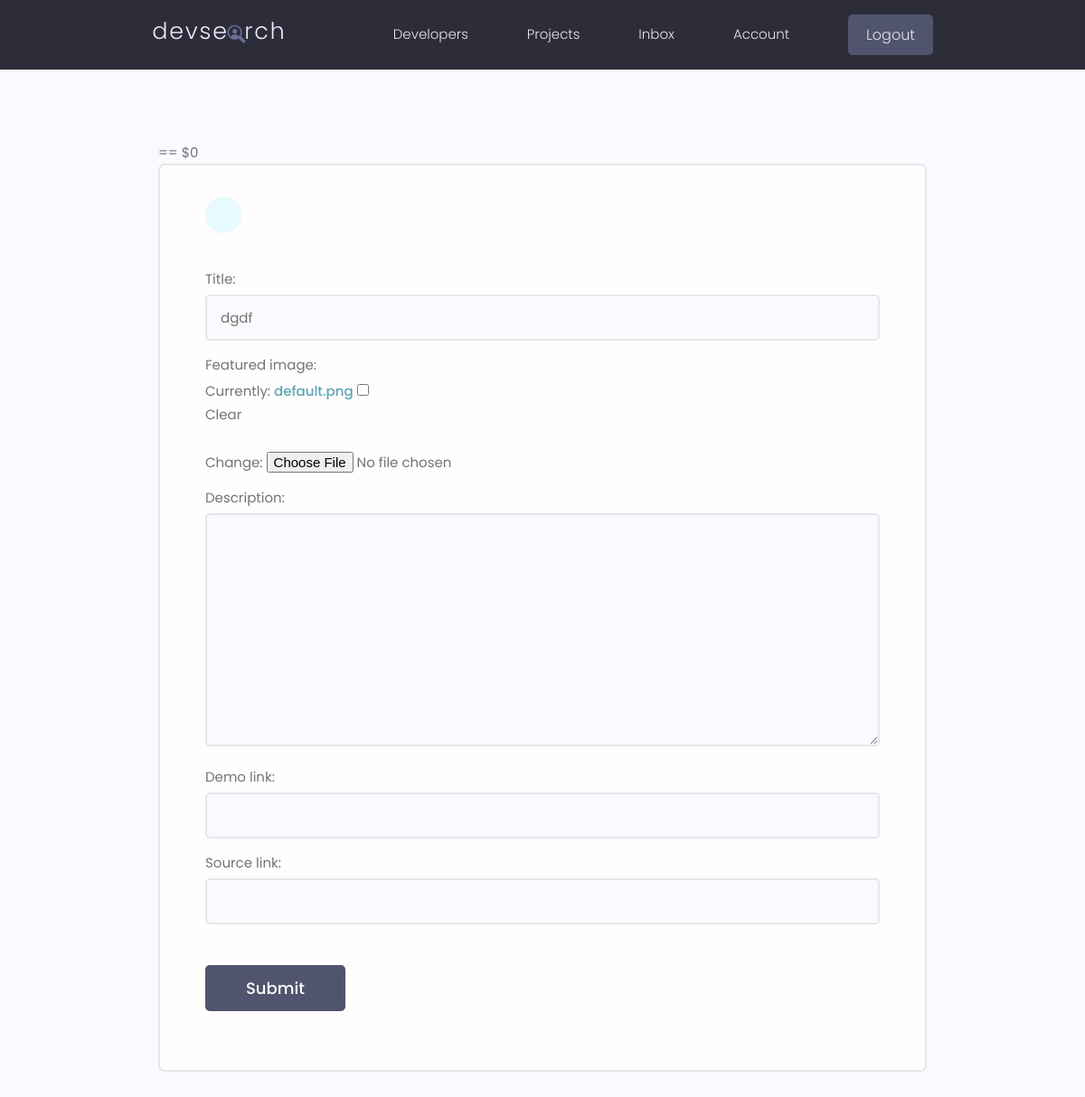
The page /projects/update-project/4885d37646b9477a9cf0af92ae019b03/ (signed in) on the database as committed earlier.
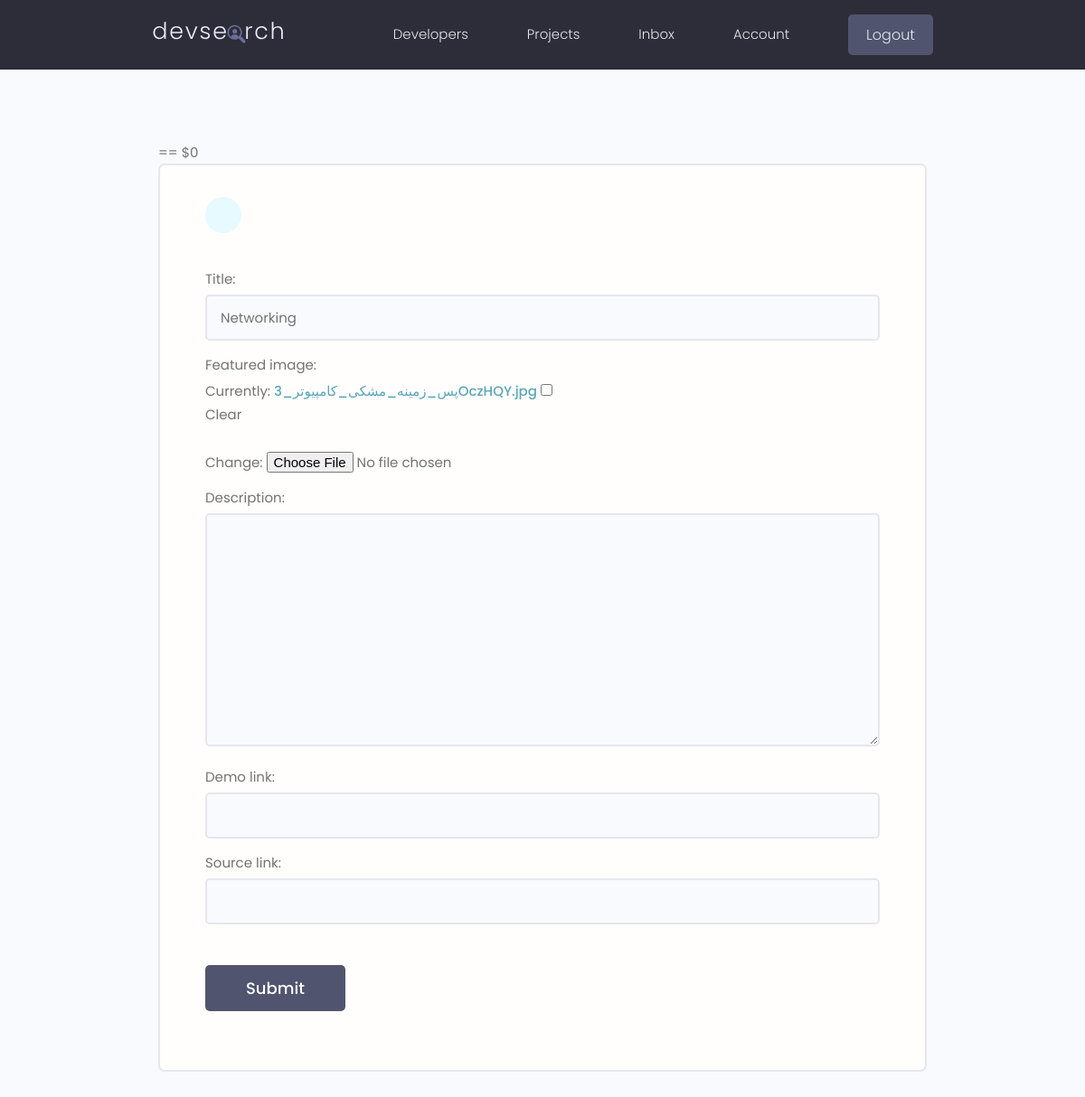
The same page on the database as committed later.
### projects/models.py (models this page shows, shortened)
class Project(models.Model):
    owner = models.ForeignKey(
        Profile, null=True, blank=True, on_delete=models.SET_NULL)
    title = models.CharField(max_length=200)
    description = models.TextField(null=True, blank=True)
    featured_image = models.ImageField(
        null=True, blank=True, default='default.png')
    demo_link = models.CharField(max_length=2000, null=True, blank=True)
    source_link = models.CharField(max_length=2000, null=True, blank=True)
    tags = models.ManyToManyField('Tag', blank=True)
    vote_total = models.IntegerField(default=0, null=True, blank=True)
    vote_ratio = models.IntegerField(default=0, null=True, blank=True)
    created = models.DateTimeField(auto_now_add=True)
    id = models.UUIDField(default=uuid.uuid4, unique=True,
                          primary_key=True, editable=False)
    class Meta:
        ordering = ['-vote_ratio','-vote_total','title']

### projects/views.py (the view)
# urls.py: path('update-project/<str:pk>/',views.updatePtoject,name='update-project'),
@login_required(login_url='login')
def updatePtoject(request, pk):
    profile = request.user.profile
    project = profile.project_set.get(id=pk)
    form = ProjectForm(instance=project)
    if request.method == 'POST':
        form = ProjectForm(request.POST, request.FILES, instance=project)
        if form.is_valid():
            form.save()
            return redirect('account')
    context = {'form': form}
    return render(request, 'projects/project_form.html', context)

### projects/forms.py
class ProjectForm(ModelForm):
    class Meta:
        model = Project
        fields = ['title', 'featured_image', 'description',
                  'demo_link', 'source_link']
        widgets = {
            'tags': forms.CheckboxSelectMultiple(),
        }
    def __init__(self, *args, **kwargs):
        super(ProjectForm, self).__init__(*args, **kwargs)
        for name, field in self.fields.items():
            field.widget.attrs.update({'class': 'input'})

### projects/templates/projects/project_form.html (shortened to what this page needs)
{% extends 'main.html' %}
{% block content %}
   <main class="formPage my-xl">
    <div class="content-box"> == $0
        <div class="formWrapper">
            <a class="backButton" href="{% url 'projects' %}"></a>
            <br>
            <form class="form" method="POST", enctype="multipart/form-data">
                {% for field in form %}
                <div class="form__field">
                    <label for="formInput#text">{{field.label}}: </label>
                    {{field}}
                </div>
                {% endfor %}
                <input class="btn btn--sub btn--lg  my-md" type="submit" value="Submit" />
            </form>
        </div>
    </div>
</main>
{% endblock %}

Rows that differ between the two databases and show on the page:
changed Project: title "dgdf" → "Networking"
Other text that changed with them:
text no longer shown: "Currently: default.png Clear Change:"
text now shown: "Currently: پس_زمینه_مشکی_کامپیوتر_3OczHQY.jpg Clear Change:"
